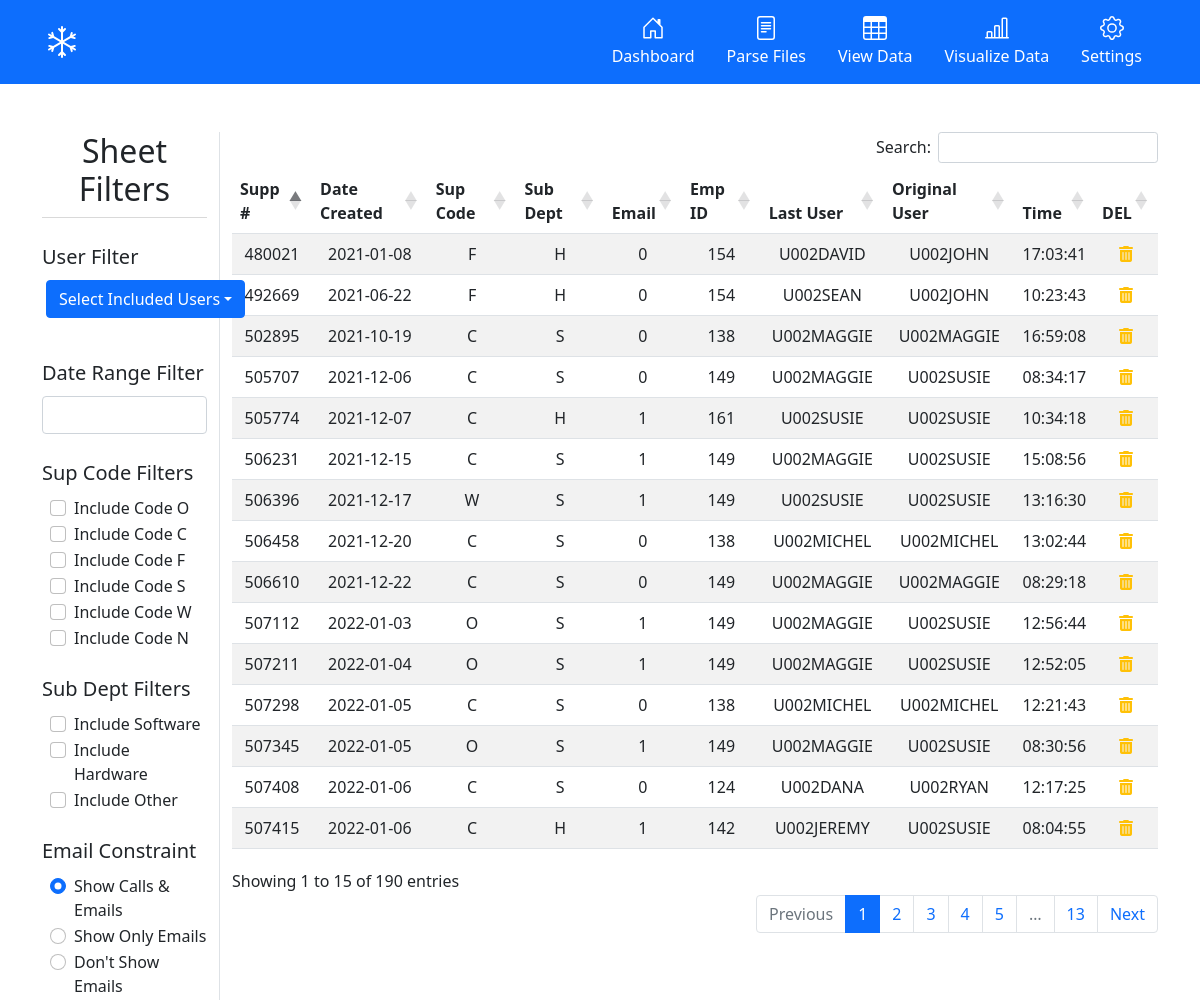
The app's page /sheets/, older data.
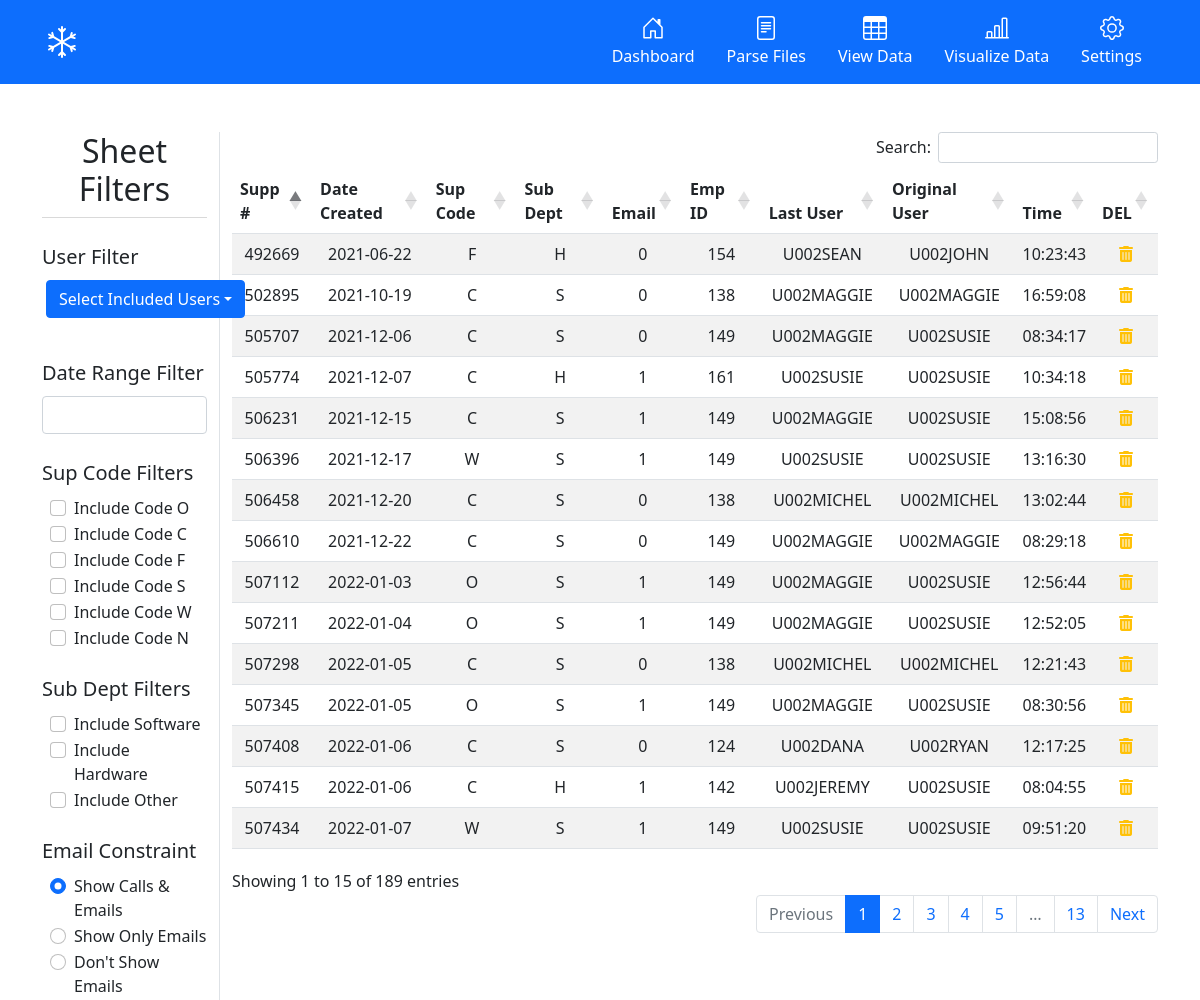
The same page, newer data.
### tables this page shows
CREATE TABLE calls(
                                    support_number TEXT, 
                                    date_created TEXT, 
                                    sup_code TEXT,
                                    sub_dept TEXT,
                                    email TEXT,
                                    employee_id TEXT, 
                                    last_user TEXT, 
                                    original_user TEXT, 
                                    time_last_changed TEXT,
                                    FOREIGN KEY(employee_id) REFERENCES employees(id),
                                    PRIMARY KEY(support_number, date_created));

### src/routes/sheets_routes.py (the view)
@sheets_bp.route('/', methods=["GET"])
def sheets():
    return render_template('sheets.html', calls=calls_db.read(), employees=employees_db.read())

### src/models/call.py (called while the page is built)
    def read(self):
        try:
            self.lock.acquire(True)
            self.cursor.execute('''
                                SELECT * FROM calls
                                ''')
            return self.cursor.fetchall()
        finally:
            self.lock.release()

### src/models/employee.py (called while the page is built)
    def read(self):
        try:
            self.lock.acquire(True)
            self.cursor.execute('''
                                SELECT * FROM employees
                                ''')
            return self.cursor.fetchall()
        finally:
            self.lock.release()

### src/templates/sheets.html (shortened to what this page needs)
{% extends "base.html" %}
{% block content %}
<div class="container">
  <div class="row mt-5">
    <div class="col-2 border-end">
      <h2 class="display-6 text-center">Sheet Filters</h2>
      <div class="dropdown-divider mt-1"></div>
      <label for="userConstraint" class="form-label lead mt-3">User Filter</label>
      <div id="userConstraint" class="btn-group ms-1 mb-4">
        <button type="button" class="btn btn-primary dropdown-toggle" data-bs-toggle="dropdown">Select Included
          Users</button>
      </div>
      <label for="dateConstraint" class="form-label lead mt-3">Date Range Filter</label>
      <input id="dateConstraint" type="text" name="dates" class="form-control mb-4">
      <label for="supCodeConstraints" class="form-label lead">Sup Code Filters</label>
      <div id="supCodeConstraints" class="ms-2 mb-4">
        <div class="form-check">
          <label class="form-check-label" for="oCheck">Include Code O</label>
          <input class="form-check-input supCodeCheck" type="checkbox" value="O" id="oCheck">
        </div>
        <div class="form-check">
          <label class="form-check-label" for="cCheck">Include Code C</label>
          <input class="form-check-input supCodeCheck" type="checkbox" value="C" id="cCheck">
        </div>
        <div class="form-check">
          <label class="form-check-label" for="fCheck">Include Code F</label>
          <input class="form-check-input supCodeCheck" type="checkbox" value="F" id="fCheck">
        </div>
        <div class="form-check">
          <label class="form-check-label" for="sCheck">Include Code S</label>
          <input class="form-check-input supCodeCheck" type="checkbox" value="S" id="sCheck">
        </div>
        <div class="form-check">
          <label class="form-check-label" for="wCheck">Include Code W</label>
          <input class="form-check-input supCodeCheck" type="checkbox" value="W" id="wCheck">
        </div>
        <div class="form-check">
          <label class="form-check-label" for="nCheck">Include Code N</label>
          <input class="form-check-input supCodeCheck" type="checkbox" value="N" id="nCheck">
        </div>
      </div>
      <label for="subDeptConstraints" class="form-label lead">Sub Dept Filters</label>
      <div id="subDeptConstraints" class="ms-2 mb-4">
        <div class="form-check">
          <label class="form-check-label" for="softwareCheck">Include Software</label>
          <input class="form-check-input subDeptCheck" value="S" type="checkbox" id="softwareCheck">
        </div>
        <div class="form-check">
          <label class="form-check-label" for="hardwareCheck">Include Hardware</label>
          <input class="form-check-input subDeptCheck" value="H" type="checkbox" id="hardwareCheck">
        </div>
        <div class="form-check">
          <label class="form-check-label" for="otherCheck">Include Other</label>
          <input class="form-check-input subDeptCheck" value="O" type="checkbox" id="otherCheck">
        </div>
      </div>
      <label for="emailConstraint" class="form-label lead">Email Constraint</label>
      <div id="emailConstraint" class="ms-2">
        <div class="form-check">
          <label class="form-check-label" for="includeCallsAndEmailsCheck">Show Calls & Emails</label>
          <input class="form-check-input emailRadioButton" value="1|0" type="radio" name="flexRadioDefault"
            id="includeCallsAndEmailsCheck" checked>
        </div>
        <div class="form-check">
          <label class="form-check-label" for="includeEmailsCheck">Show Only Emails</label>
          <input class="form-check-input emailRadioButton" value="1" type="radio" name="flexRadioDefault"
            id="includeEmailsCheck">
        </div>
        <div class="form-check">
          <label class="form-check-label" for="excludeEmailsCheck">Don't Show Emails</label>
          <input class="form-check-input emailRadioButton" value="0" type="radio" name="flexRadioDefault"
            id="excludeEmailsCheck">
        </div>
      </div>
    </div>
    <div class="col-10">
      <table class="table table-striped dataTable text-center" id="sheetTable">
        <thead>
          <tr>
            <th scope="col">Supp #</th>
            <th scope="col">Date Created</th>
            <th scope="col">Sup Code</th>
            <th scope="col">Sub Dept</th>
            <th scope="col">Email</th>
            <th scope="col">Emp ID</th>
            <th scope="col">Last User</th>
            <th scope="col">Original User</th>
            <th scope="col">Time</th>
            <th scope="col">DEL</th>
          </tr>
        </thead>
        <tbody>
          {% for call in calls %}
          <form action="{{ url_for('sheets.delete_call') }}" method="post">
            <tr>
              <td>{{ call[0] }}</td>
              <td>{{ call[1] }}</td>
              <td>{{ call[2] }}</td>
              <td>{{ call[3] }}</td>
              <td>{{ call[4] }}</td>
              <td>{{ call[5] }}</td>
              <td>{{ call[6] }}</td>
              <td>{{ call[7] }}</td>
              <td>{{ call[8] }}</td>
              <td>
                <button type="submit"
                  onclick="return confirm('Do you want to permanently delete call number {{ call[0] }} on {{ call[1] }} ?');"
                  class="sheets-delete-button ">
                  <i class="fas fa-trash-alt text-warning"></i>
                </button>
              </td>
            </tr>
          </form>
          {% endfor %}
        </tbody>
      </table>
    </div>
  </div>
</div>
{% endblock %}

### src/templates/base.html (shortened to what this page needs)
<!DOCTYPE html>
<html lang="en">
<head>
    <link href="https://cdn.jsdelivr.net/npm/bootstrap@5.1.3/dist/css/bootstrap.min.css" rel="stylesheet"
>
    <link rel="stylesheet" href="https://cdnjs.cloudflare.com/ajax/libs/animate.css/4.1.1/animate.min.css" />
    <link rel="stylesheet" href="https://cdn.datatables.net/1.11.5/css/dataTables.bootstrap5.min.css">
    <link rel="stylesheet" type="text/css" href="https://cdn.jsdelivr.net/npm/daterangepicker/daterangepicker.css" />
    <link rel="stylesheet" type="text/css" href="{{ url_for('static',filename='css/styles.css') }}">
</head>
<body>
    <div class="px-3 py-2 bg-primary text-white">
        <div class="container">
            <div class="d-flex flex-wrap align-items-center justify-content-center justify-content-lg-start">
                <a href="/" class="d-flex align-items-center my-2 my-lg-0 me-lg-auto text-white text-decoration-none">
                    <svg class="bi me-2" width="40" height="32" role="img" aria-label="Snowball">
                        <use xlink:href="#snowball"></use>
                    </svg>
                </a>
                <ul class="nav col-12 col-lg-auto my-2 justify-content-center my-md-0 text-small">
                    <li>
                        <a href="/" class="nav-link text-white">
                            <svg class="bi d-block mx-auto mb-1" width="24" height="24">
                                <use xlink:href="#home"></use>
                            </svg>
                            Dashboard
                        </a>
                    </li>
                    <li>
                        <a href="/parse" class="nav-link text-white">
                            <svg class="bi d-block mx-auto mb-1" width="24" height="24">
                                <use xlink:href="#file-text"></use>
                            </svg>
                            Parse Files
                        </a>
                    </li>
                    <li>
                        <a href="/sheets" class="nav-link text-white">
                            <svg class="bi d-block mx-auto mb-1" width="24" height="24">
                                <use xlink:href="#table"></use>
                            </svg>
                            View Data
                        </a>
                    </li>
                    <li>
                        <a href="/visualize" class="nav-link text-white">
                            <svg class="bi d-block mx-auto mb-1" width="24" height="24">
                                <use xlink:href="#chart"></use>
                            </svg>
                            Visualize Data
                        </a>
                    </li>
                    <li>
                        <a href="/settings" class="nav-link text-white">
                            <svg class="bi d-block mx-auto mb-1" width="24" height="24">
                                <use xlink:href="#setting"></use>
                            </svg>
                            Settings
                        </a>
                    </li>
                </ul>
            </div>
        </div>
    </div>
    {% block content %}
    {% endblock %}
</body>
</html>

### src/static/css/styles.css (style rules this page uses)
.bi { vertical-align: -0.125em; pointer-events: none; fill: currentColor; }
.display-6 { font-size: 2rem !important; }
.sheets-delete-button { background: none; color: inherit; border: none; padding: 0; font: inherit; cursor: pointer; outline: inherit; }

Row changes from the older to the newer data that the page shows:
removed calls: support_number "480021", date_created "2021-01-08", sup_code "F", sub_dept "H", email "0", employee "154", last_user "U002DAVID", original_user "U002JOHN", time_last_changed "17:03:41"
now on this page (row unchanged): calls: support_number "507434", date_created "2022-01-07", sup_code "W", sub_dept "S", email "1", employee "149", last_user "U002SUSIE", original_user "U002SUSIE", time_last_changed "09:51:20"
Text that changed along with them:
text written by a page script: "Search: Showing 1 to 15 of 190 entries Previous 1 2 3 4 5 … 13 Next" → "Search: Showing 1 to 15 of 189 entries Previous 1 2 3 4 5 … 13 Next"
